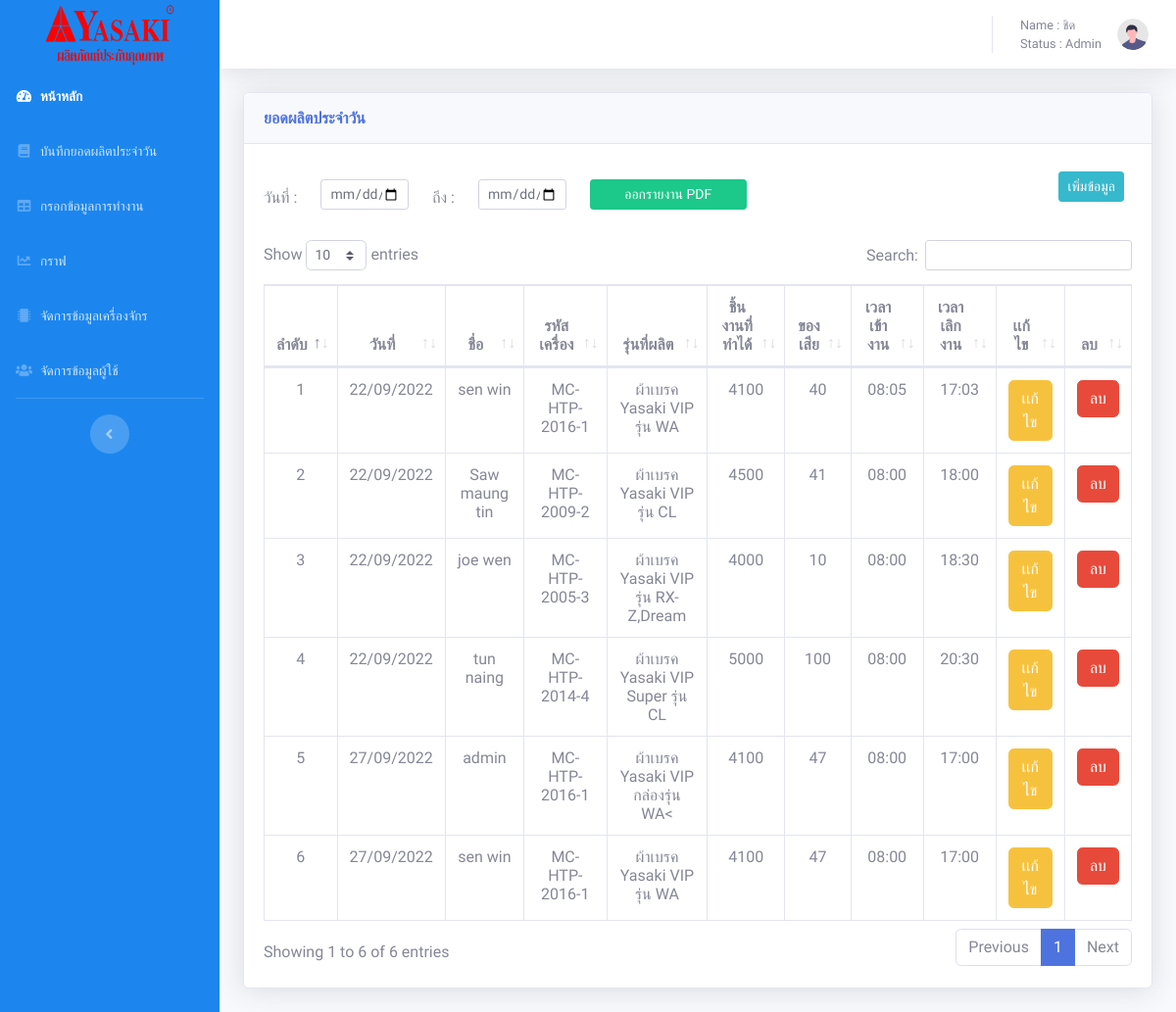
Page /admin/tables.php (signed in) on the earlier database version.
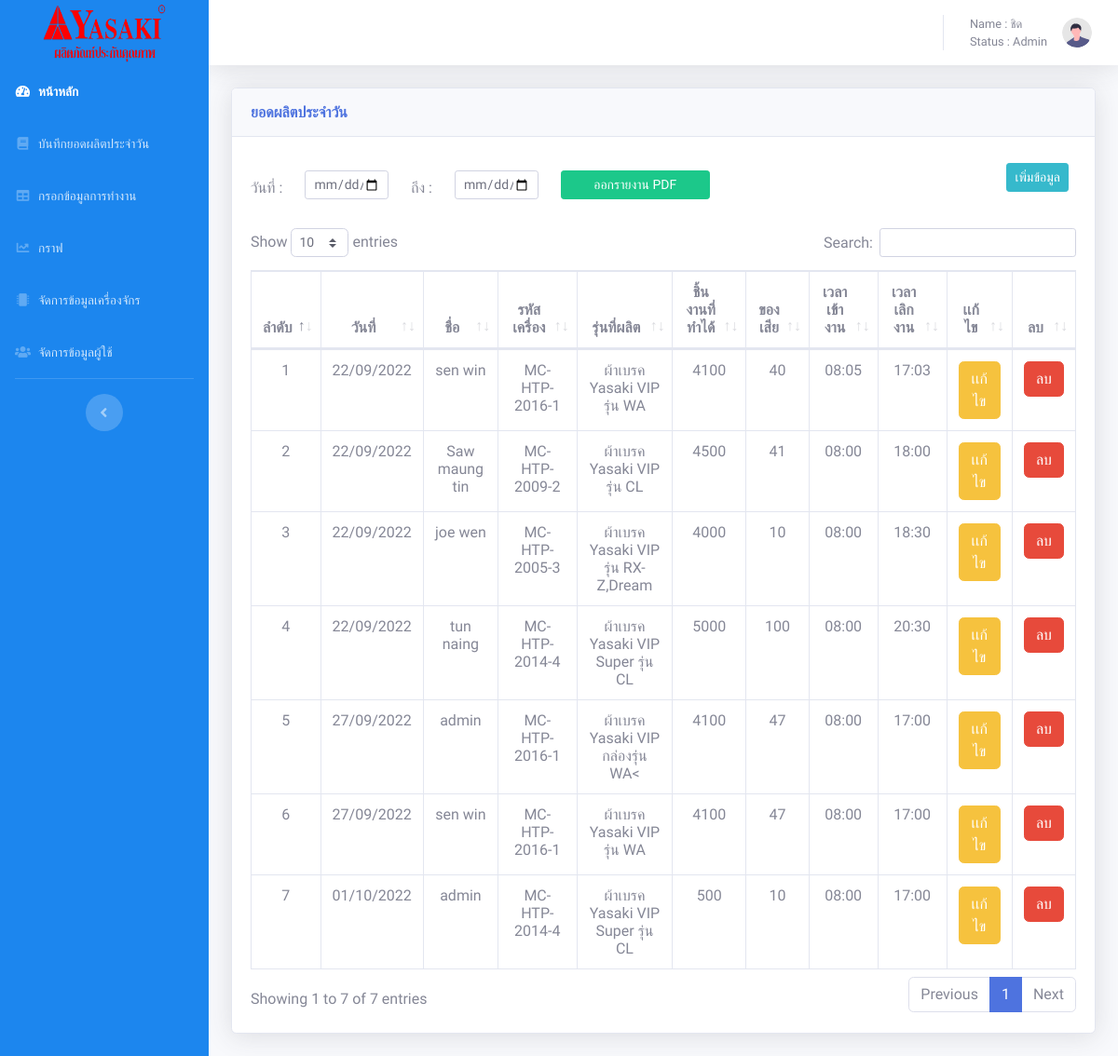
Same page on the later database version.
### tables this page shows
CREATE TABLE `employee` (
  `E_id` int(20) NOT NULL,
  `EName` varchar(20) NOT NULL,
  `Nmac` varchar(50) NOT NULL,
  `Econ` int(20) NOT NULL,
  `Epro` varchar(100) NOT NULL,
  `Edel` int(11) NOT NULL,
  `Etime` varchar(20) NOT NULL,
  `Etimet` varchar(20) NOT NULL,
  `DATE` date NOT NULL
);

### admin/tables.php (the view, shortened to what the changed rows need)
<!DOCTYPE html>
<html lang="en">
<head>
    <link href="vendor/fontawesome-free/css/all.min.css" rel="stylesheet" type="text/css">
    <link href="css/sb-admin-2.min.css" rel="stylesheet">
    <link href="vendor/datatables/dataTables.bootstrap4.min.css" rel="stylesheet">
</head>
<body id="page-top" style="font-family: 'Pridi', serif;">
    <div id="wrapper">
        <div id="content-wrapper" class="d-flex flex-column">
            <div id="content">
                <div class="container-fluid">
                    <div class="card shadow mb-4">
                        <div class="card-body">
                            <div class="row mb-4">
                                <div class="col-6">
                                </div>
                                <div class="col-6">
                                </div>
                            </div>
                            <div class="table-responsive">
                                <table class="table table-bordered text-center" id="dataTable" width="100%" cellspacing="0">
                                    <thead>
                                        <tr>
                                            <th>ลำดับ</th>
                                            <th>วันที่</th>
                                            <th>ชื่อ</th>
                                            <th>รหัสเครื่อง</th>
                                            <th>รุ่นที่ผลิต</th>
                                            <th>ชิ้นงานที่ทำได้</th>
                                            <th>ของเสีย</th>
                                            <th>เวลาเข้างาน</th>
                                            <th>เวลาเลิกงาน</th>
                                            <th>เเก้ไข</th>
                                            <th>ลบ</th>
                                        </tr>
                                    </thead>
                                  <?php
                                    require('config.php');
                                    mysqli_query($conn, 'SET NAMES UTF8');
                                    $sql = "SELECT * FROM `employee`";
                                    $query = mysqli_query($conn, $sql);
                                    $n1 = 0;
                                    while ($value = mysqli_fetch_array($query)) {
                                        $d = date_create($value['DATE']);
                                        $d1 = date_format($d, "d/m/Y");
                                        $n1++;
                                        echo '<tr>
                    <td>' . $n1 . '</td>
                    <td>' . $d1 . '</td>
                    <td>' . $value['EName'] . '</td>
                    <td>' . $value['Nmac'] . '</td>
                    <td>' . $value['Epro'] . '</td>
                    <td>' . $value['Econ'] . '</td>
                    <td>' . $value['Edel'] . '</td>
                    <td>' . $value['Etime'] . '</td>
                    <td>' . $value['Etimet'] . '</td>
                    <td><a href="edittables.php?id=' . $value['E_id'] . '"><button class="btn-warning btn-md btn">เเก้ไข</button></a></td>
                    <td><a href="Delete.php?edit=' . $value['E_id'] . '"><button class="btn-danger btn-md btn" OnClick="return chkdel();">ลบ</button><a/></td>
                </tr>';
                                    }
                                    ?>
                                </table>
                            </div>
                        </div>
                    </div>
                </div>
            </div>
        </div>
    </div>
</body>
</html>

Differences in the rows shown:
added employee: DATE "01/10/2022", EName "admin", Nmac "MC-HTP-2014-4", Epro "ผ้าเบรค Yasaki VIP Super รุ่น CL", Econ "500", Edel "10", Etime "08:00", Etimet "17:00"
Other differences:
text written by a page script: "Show entries Search: Showing 1 to 6 of 6 entries Previous 1 Next" → "Show entries Search: Showing 1 to 7 of 7 entries Previous 1 Next"
